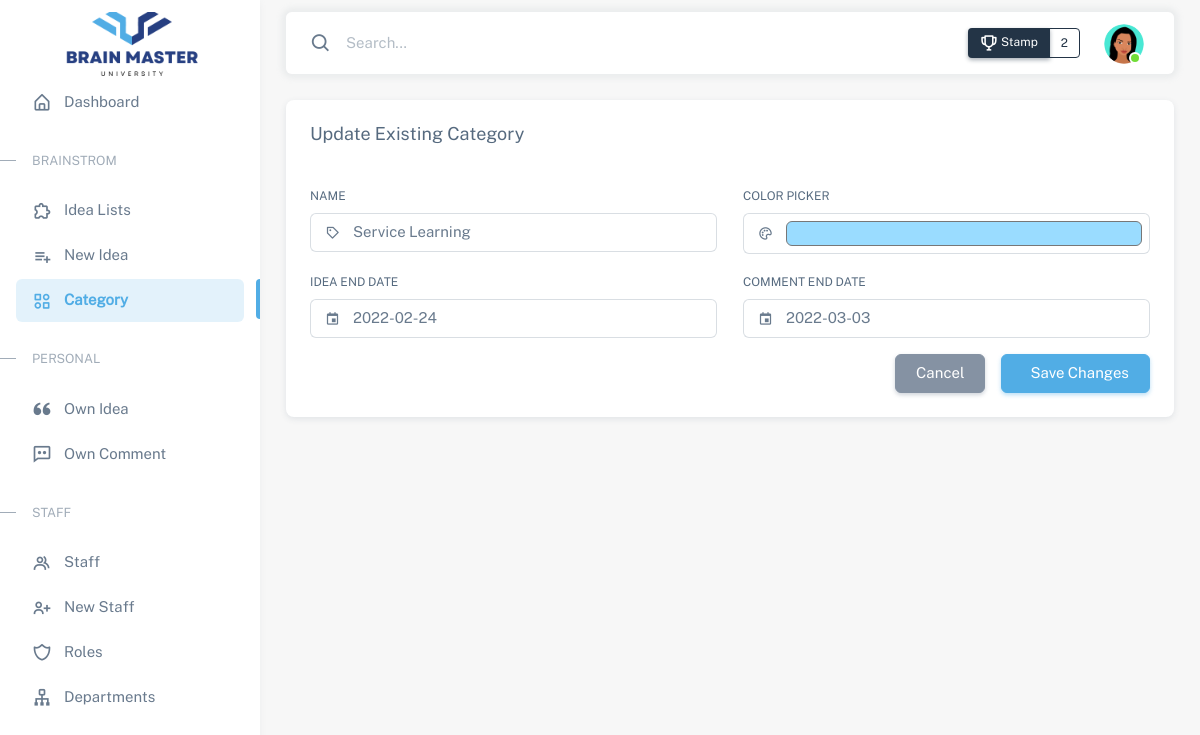
/category_edit.php?cid=1 (signed in), run on an earlier commit of the app's database.
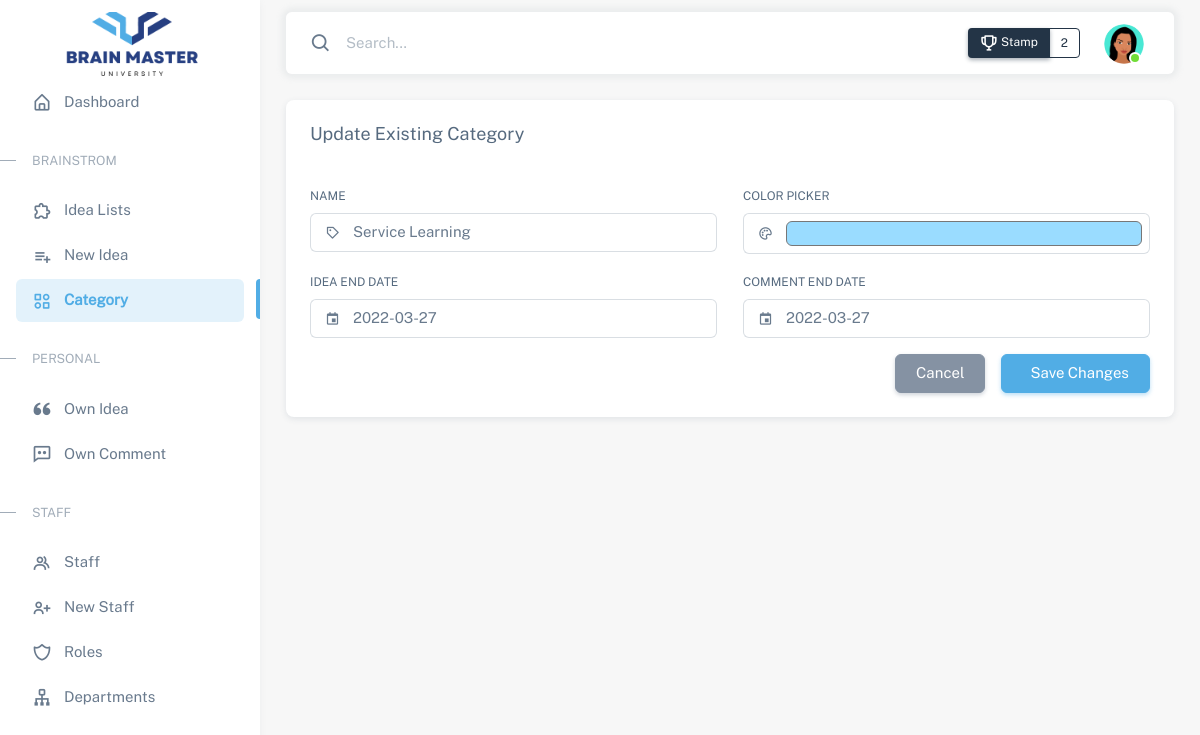
And on a later commit of the database.
### tables this page shows
CREATE TABLE `categories` (
  `id` int(11) NOT NULL,
  `name` varchar(255) NOT NULL,
  `color` varchar(255) NOT NULL,
  `ideaenddate` date NOT NULL,
  `commentenddate` date NOT NULL,
  `created_at` timestamp NOT NULL DEFAULT CURRENT_TIMESTAMP ON UPDATE CURRENT_TIMESTAMP,
  `updated_at` timestamp NOT NULL DEFAULT '0000-00-00 00:00:00'
);

### category_edit.php (the view, shortened to what the changed rows need)
<?php
	require 'header.php';
    include("confs/config.php");
	if(isset($_GET['cid']))
	{
		$id=$_GET['cid'];
		$category_query=mysqli_query($conn,"SELECT * FROM categories WHERE id='$id'");
	    $category_numrows=mysqli_num_rows($category_query);
	    if($category_numrows > 0){
	    	$row = mysqli_fetch_array($category_query);
	    	$name = $row['name'];
	    	$color = $row['color'];
	    	$ideaenddate = $row['ideaenddate'];
	    	$commentenddate = $row['commentenddate'];
	    } else{
	    	header("location: 404.php");
	    }
	}
?>
	<div class="layout-wrapper layout-content-navbar">
        <div class="layout-container">
            <div class="layout-page">
                <div class="container-xxl flex-grow-1 container-p-y">
                	<div class="card">
                        <div class="card-body">
                            <form action='category_edit.php' method='POST' class="form-sample">
                            	<div class="row mb-3">
                                    <div class="col-xl-6 col-lg-6 col-md-6 col-sm-12 col-12">
                                        <div class="input-group input-group-merge">
                                            <span class="input-group-text">
                                                <i class='bx bx-purchase-tag' ></i>
                                            </span>
                                            <input type="text" class="form-control
                                            	<?php
					                            	if(isset($nameErr)) { echo 'is-invalid'; }
					                            ?>
					                            <?php
					                            	if(isset($valid) && empty($nameErr)){ echo 'is-valid'; }
					                            ?>" id="inputName" placeholder="Enter Category Name Here" name="name" autofocus value="<?= $name; ?>" />
                                        </div>
                                    </div>
                                    <div class="col-xl-6 col-lg-6 col-md-6 col-sm-12 col-12">
                                        <div class="input-group input-group-merge">
                                            <span class="input-group-text">
                                                <i class='bx bx-palette'></i>
                                            </span>
                                            <input type="color" class="form-control form-control-color
                                            	<?php
					                            	if(isset($ideaenddateErr)) { echo 'is-invalid'; }
					                            ?>
					                            <?php
					                            	if(isset($valid) && empty($ideaenddateErr)){ echo 'is-valid'; }
					                            ?>"
					                            id="inputColor"  name="color"  value="<?= $color; ?>"/>
                                        </div>
                                    </div>
                                </div>
                                <div class="row mb-3">
                                    <div class="col-xl-6 col-lg-6 col-md-6 col-sm-12 col-12">
                                        <div class="input-group input-group-merge">
                                            <span class="input-group-text">
                                                <i class='bx bx-calendar-event' ></i>
                                            </span>
                                            <input type="text" class="form-control
                                            <?php
				                            	if(isset($colorErr)) { echo 'is-invalid'; }
				                            ?>
				                            <?php
				                            	if(isset($valid) && empty($colorErr)){ echo 'is-valid'; }
				                            ?>"
				                            id="inputIdeaenddate" name="ideaenddate"  value="<?= $ideaenddate; ?>" />
                                        </div>
                                    </div>
                                    <div class="col-xl-6 col-lg-6 col-md-6 col-sm-12 col-12">
                                        <div class="input-group input-group-merge">
                                            <span class="input-group-text">
                                                <i class='bx bx-calendar-event' ></i>
                                            </span>
                                            <input type="text" class="form-control <?php
				                            	if(isset($commentenddateErr)) { echo 'is-invalid'; }
				                            ?>
				                            <?php
				                            	if(isset($valid) && empty($commentenddateErr)){ echo 'is-valid'; }
				                            ?>" id="inputCommentenddate" name="commentenddate" value="<?= $commentenddate ?>"/>
                                        </div>
                                    </div>
                                </div>
                        	</form>
                        </div>
                    </div>
                </div>
            </div>
        </div>
    </div>
<?php
	require 'footer.php';
?>

What changed in the data, as far as the page shows it:
changed categories "Service Learning": ideaenddate "2022-02-24" → "2022-03-27"; commentenddate "2022-03-03" → "2022-03-27"
